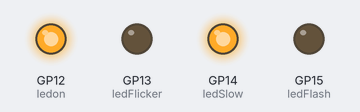
The program below on a simulated Raspberry Pi Pico running MicroPython. On the bench: output pins drawn as LEDs (lit = HIGH). Random numbers come from a fixed seed.

Above: at 0.98 s.
At 6.12 s:
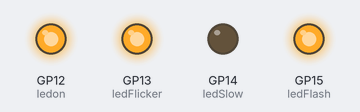
At 10.75 s:
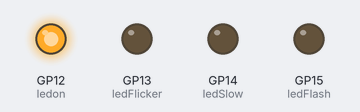
At 17.78 s:
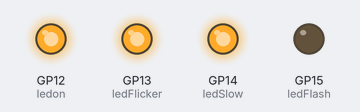
At 32.58 s:
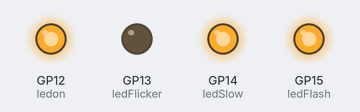
At 39.82 s:
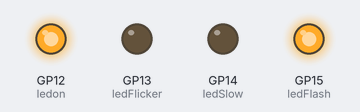
Timing chart, 0 to 40.0 s (numbered marks = the images above):
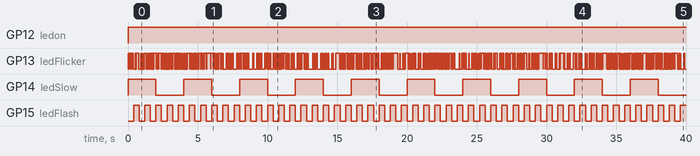

Measured:
- by itself, GP12 (ledon): LOW → HIGH at 0.00 s
- by itself, GP14 (ledSlow): alternates HIGH for 2.0 s and LOW for 2.0 s
- by itself, GP15 (ledFlash): alternates HIGH for 0.40 s and LOW for 0.40 s

The program:

ledMultipleTimers.py
```python
from machine import Pin, Timer
import random

ledFlash = Pin(15, Pin.OUT) #20 on board
ledSlow = Pin(14, Pin.OUT) #19 on board
ledFlicker = Pin(13, Pin.OUT) #17 on board
ledon = Pin(12, Pin.OUT) #26 on board

timer = Timer()
timerSlow = Timer()
timerFlicker= Timer()
ledon.value(1)
ledSlow.value(1)
ledFlicker.value(1)

def blink(timer):
    ledFlash.toggle()

def blinkSlow(timerSlow):
    ledSlow.toggle()

def Flicker(timerSlow):
    n = random.randint(1,6)
    if n <2:
        ledFlicker.toggle()


timer.init(freq=2.5, mode=Timer.PERIODIC, callback=blink)
timerSlow.init(freq=0.5, mode=Timer.PERIODIC, callback=blinkSlow)
timerFlicker.init(freq=100, mode=Timer.PERIODIC, callback=Flicker)
```
